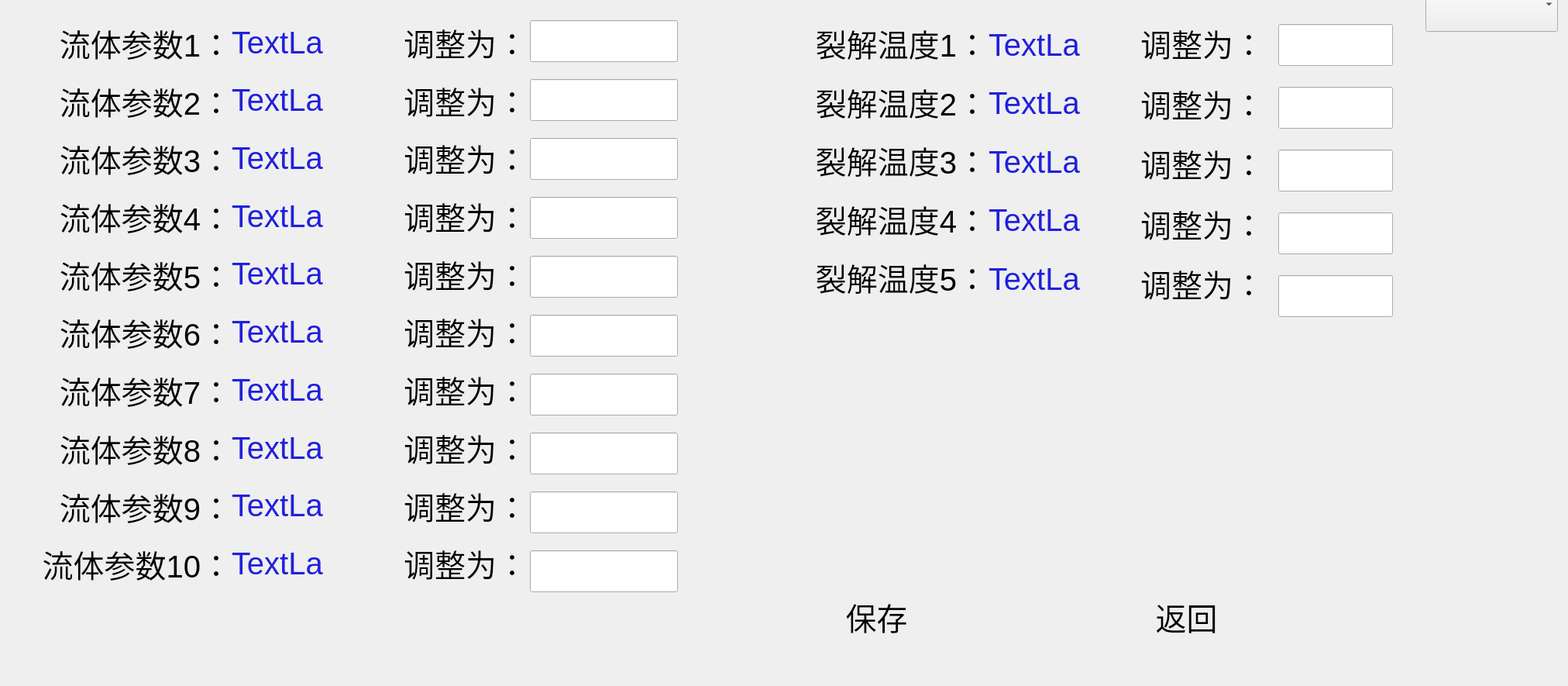
<?xml version="1.0" encoding="UTF-8"?>
<ui version="4.0">
 <class>PumpParam</class>
 <widget class="QDialog" name="PumpParam">
  <property name="geometry">
   <rect>
    <x>0</x>
    <y>0</y>
    <width>2024</width>
    <height>885</height>
   </rect>
  </property>
  <property name="font">
   <font>
    <pointsize>30</pointsize>
   </font>
  </property>
  <property name="windowTitle">
   <string>Dialog</string>
  </property>
  <widget class="QPushButton" name="pushButton">
   <property name="geometry">
    <rect>
     <x>970</x>
     <y>740</y>
     <width>301</width>
     <height>111</height>
    </rect>
   </property>
   <property name="font">
    <font>
     <pointsize>30</pointsize>
    </font>
   </property>
   <property name="styleSheet">
    <string notr="true">background-image: url(:/images/confirmbt.png);</string>
   </property>
   <property name="text">
    <string>  保存</string>
   </property>
   <property name="flat">
    <bool>true</bool>
   </property>
  </widget>
  <widget class="QPushButton" name="pushButton_2">
   <property name="geometry">
    <rect>
     <x>1370</x>
     <y>740</y>
     <width>301</width>
     <height>111</height>
    </rect>
   </property>
   <property name="font">
    <font>
     <pointsize>30</pointsize>
    </font>
   </property>
   <property name="styleSheet">
    <string notr="true">background-image: url(:/images/back.png);</string>
   </property>
   <property name="text">
    <string>  返回</string>
   </property>
   <property name="flat">
    <bool>true</bool>
   </property>
  </widget>
  <widget class="QWidget" name="layoutWidget">
   <property name="geometry">
    <rect>
     <x>500</x>
     <y>20</y>
     <width>181</width>
     <height>741</height>
    </rect>
   </property>
   <layout class="QVBoxLayout" name="verticalLayout_3">
    <item>
     <widget class="QLabel" name="label_pump1_A">
      <property name="font">
       <font>
        <pointsize>30</pointsize>
       </font>
      </property>
      <property name="text">
       <string>调整为：</string>
      </property>
      <property name="alignment">
       <set>Qt::AlignRight|Qt::AlignTrailing|Qt::AlignVCenter</set>
      </property>
     </widget>
    </item>
    <item>
     <widget class="QLabel" name="label_pump2_A">
      <property name="font">
       <font>
        <pointsize>30</pointsize>
       </font>
      </property>
      <property name="text">
       <string>调整为：</string>
      </property>
      <property name="alignment">
       <set>Qt::AlignRight|Qt::AlignTrailing|Qt::AlignVCenter</set>
      </property>
     </widget>
    </item>
    <item>
     <widget class="QLabel" name="label_pump3_A">
      <property name="font">
       <font>
        <pointsize>30</pointsize>
       </font>
      </property>
      <property name="text">
       <string>调整为：</string>
      </property>
      <property name="alignment">
       <set>Qt::AlignRight|Qt::AlignTrailing|Qt::AlignVCenter</set>
      </property>
     </widget>
    </item>
    <item>
     <widget class="QLabel" name="label_pump4_A">
      <property name="font">
       <font>
        <pointsize>30</pointsize>
       </font>
      </property>
      <property name="text">
       <string>调整为：</string>
      </property>
      <property name="alignment">
       <set>Qt::AlignRight|Qt::AlignTrailing|Qt::AlignVCenter</set>
      </property>
     </widget>
    </item>
    <item>
     <widget class="QLabel" name="label_pump5_A">
      <property name="font">
       <font>
        <pointsize>30</pointsize>
       </font>
      </property>
      <property name="text">
       <string>调整为：</string>
      </property>
      <property name="alignment">
       <set>Qt::AlignRight|Qt::AlignTrailing|Qt::AlignVCenter</set>
      </property>
     </widget>
    </item>
    <item>
     <widget class="QLabel" name="label_pump6_A">
      <property name="font">
       <font>
        <pointsize>30</pointsize>
       </font>
      </property>
      <property name="text">
       <string>调整为：</string>
      </property>
      <property name="alignment">
       <set>Qt::AlignRight|Qt::AlignTrailing|Qt::AlignVCenter</set>
      </property>
     </widget>
    </item>
    <item>
     <widget class="QLabel" name="label_pump7_A">
      <property name="font">
       <font>
        <pointsize>30</pointsize>
       </font>
      </property>
      <property name="text">
       <string>调整为：</string>
      </property>
      <property name="alignment">
       <set>Qt::AlignRight|Qt::AlignTrailing|Qt::AlignVCenter</set>
      </property>
     </widget>
    </item>
    <item>
     <widget class="QLabel" name="label_pump8_A">
      <property name="font">
       <font>
        <pointsize>30</pointsize>
       </font>
      </property>
      <property name="text">
       <string>调整为：</string>
      </property>
      <property name="alignment">
       <set>Qt::AlignRight|Qt::AlignTrailing|Qt::AlignVCenter</set>
      </property>
     </widget>
    </item>
    <item>
     <widget class="QLabel" name="label_pump9_A">
      <property name="font">
       <font>
        <pointsize>30</pointsize>
       </font>
      </property>
      <property name="text">
       <string>调整为：</string>
      </property>
      <property name="alignment">
       <set>Qt::AlignRight|Qt::AlignTrailing|Qt::AlignVCenter</set>
      </property>
     </widget>
    </item>
    <item>
     <widget class="QLabel" name="label_pump10_A">
      <property name="font">
       <font>
        <pointsize>30</pointsize>
       </font>
      </property>
      <property name="text">
       <string>调整为：</string>
      </property>
      <property name="alignment">
       <set>Qt::AlignRight|Qt::AlignTrailing|Qt::AlignVCenter</set>
      </property>
     </widget>
    </item>
   </layout>
  </widget>
  <widget class="QWidget" name="layoutWidget">
   <property name="geometry">
    <rect>
     <x>684</x>
     <y>10</y>
     <width>191</width>
     <height>771</height>
    </rect>
   </property>
   <layout class="QVBoxLayout" name="verticalLayout_4">
    <item>
     <widget class="QLineEdit" name="lEdit_pump1">
      <property name="font">
       <font>
        <pointsize>30</pointsize>
       </font>
      </property>
     </widget>
    </item>
    <item>
     <widget class="QLineEdit" name="lEdit_pump2">
      <property name="font">
       <font>
        <pointsize>30</pointsize>
       </font>
      </property>
     </widget>
    </item>
    <item>
     <widget class="QLineEdit" name="lEdit_pump3">
      <property name="font">
       <font>
        <pointsize>30</pointsize>
       </font>
      </property>
     </widget>
    </item>
    <item>
     <widget class="QLineEdit" name="lEdit_pump4">
      <property name="font">
       <font>
        <pointsize>30</pointsize>
       </font>
      </property>
     </widget>
    </item>
    <item>
     <widget class="QLineEdit" name="lEdit_pump5">
      <property name="font">
       <font>
        <pointsize>30</pointsize>
       </font>
      </property>
     </widget>
    </item>
    <item>
     <widget class="QLineEdit" name="lEdit_pump6">
      <property name="font">
       <font>
        <pointsize>30</pointsize>
       </font>
      </property>
     </widget>
    </item>
    <item>
     <widget class="QLineEdit" name="lEdit_pump7">
      <property name="font">
       <font>
        <pointsize>30</pointsize>
       </font>
      </property>
     </widget>
    </item>
    <item>
     <widget class="QLineEdit" name="lEdit_pump8">
      <property name="font">
       <font>
        <pointsize>30</pointsize>
       </font>
      </property>
     </widget>
    </item>
    <item>
     <widget class="QLineEdit" name="lEdit_pump9">
      <property name="font">
       <font>
        <pointsize>30</pointsize>
       </font>
      </property>
     </widget>
    </item>
    <item>
     <widget class="QLineEdit" name="lEdit_pump10">
      <property name="font">
       <font>
        <pointsize>30</pointsize>
       </font>
      </property>
     </widget>
    </item>
   </layout>
  </widget>
  <widget class="QWidget" name="layoutWidget">
   <property name="geometry">
    <rect>
     <x>1014</x>
     <y>21</y>
     <width>261</width>
     <height>371</height>
    </rect>
   </property>
   <layout class="QVBoxLayout" name="verticalLayout_5">
    <item>
     <widget class="QLabel" name="label_pump11">
      <property name="font">
       <font>
        <pointsize>30</pointsize>
       </font>
      </property>
      <property name="text">
       <string>裂解温度1：</string>
      </property>
      <property name="alignment">
       <set>Qt::AlignRight|Qt::AlignTrailing|Qt::AlignVCenter</set>
      </property>
     </widget>
    </item>
    <item>
     <widget class="QLabel" name="label_pump12">
      <property name="font">
       <font>
        <pointsize>30</pointsize>
       </font>
      </property>
      <property name="text">
       <string>裂解温度2：</string>
      </property>
      <property name="alignment">
       <set>Qt::AlignRight|Qt::AlignTrailing|Qt::AlignVCenter</set>
      </property>
     </widget>
    </item>
    <item>
     <widget class="QLabel" name="label_pump13">
      <property name="font">
       <font>
        <pointsize>30</pointsize>
       </font>
      </property>
      <property name="text">
       <string>裂解温度3：</string>
      </property>
      <property name="alignment">
       <set>Qt::AlignRight|Qt::AlignTrailing|Qt::AlignVCenter</set>
      </property>
     </widget>
    </item>
    <item>
     <widget class="QLabel" name="label_pump14">
      <property name="font">
       <font>
        <pointsize>30</pointsize>
       </font>
      </property>
      <property name="text">
       <string>裂解温度4：</string>
      </property>
      <property name="alignment">
       <set>Qt::AlignRight|Qt::AlignTrailing|Qt::AlignVCenter</set>
      </property>
     </widget>
    </item>
    <item>
     <widget class="QLabel" name="label_pump15">
      <property name="font">
       <font>
        <pointsize>30</pointsize>
       </font>
      </property>
      <property name="text">
       <string>裂解温度5：</string>
      </property>
      <property name="alignment">
       <set>Qt::AlignRight|Qt::AlignTrailing|Qt::AlignVCenter</set>
      </property>
     </widget>
    </item>
   </layout>
  </widget>
  <widget class="QWidget" name="layoutWidget">
   <property name="geometry">
    <rect>
     <x>1276</x>
     <y>23</y>
     <width>131</width>
     <height>371</height>
    </rect>
   </property>
   <layout class="QVBoxLayout" name="verticalLayout_6">
    <item>
     <widget class="QLabel" name="label_pump11_data">
      <property name="font">
       <font>
        <pointsize>30</pointsize>
       </font>
      </property>
      <property name="styleSheet">
       <string notr="true">color: rgb(32, 32, 220);</string>
      </property>
      <property name="text">
       <string>TextLa</string>
      </property>
     </widget>
    </item>
    <item>
     <widget class="QLabel" name="label_pump12_data">
      <property name="font">
       <font>
        <pointsize>30</pointsize>
       </font>
      </property>
      <property name="styleSheet">
       <string notr="true">color: rgb(32, 32, 220);</string>
      </property>
      <property name="text">
       <string>TextLa</string>
      </property>
     </widget>
    </item>
    <item>
     <widget class="QLabel" name="label_pump13_data">
      <property name="font">
       <font>
        <pointsize>30</pointsize>
       </font>
      </property>
      <property name="styleSheet">
       <string notr="true">color: rgb(32, 32, 220);</string>
      </property>
      <property name="text">
       <string>TextLa</string>
      </property>
     </widget>
    </item>
    <item>
     <widget class="QLabel" name="label_pump14_data">
      <property name="font">
       <font>
        <pointsize>30</pointsize>
       </font>
      </property>
      <property name="styleSheet">
       <string notr="true">color: rgb(32, 32, 220);</string>
      </property>
      <property name="text">
       <string>TextLa</string>
      </property>
     </widget>
    </item>
    <item>
     <widget class="QLabel" name="label_pump15_data">
      <property name="font">
       <font>
        <pointsize>30</pointsize>
       </font>
      </property>
      <property name="styleSheet">
       <string notr="true">color: rgb(32, 32, 220);</string>
      </property>
      <property name="text">
       <string>TextLa</string>
      </property>
     </widget>
    </item>
   </layout>
  </widget>
  <widget class="QWidget" name="layoutWidget">
   <property name="geometry">
    <rect>
     <x>1650</x>
     <y>10</y>
     <width>148</width>
     <height>421</height>
    </rect>
   </property>
   <layout class="QVBoxLayout" name="verticalLayout_7">
    <item>
     <widget class="QLineEdit" name="lEdit_pump11">
      <property name="font">
       <font>
        <pointsize>30</pointsize>
       </font>
      </property>
     </widget>
    </item>
    <item>
     <widget class="QLineEdit" name="lEdit_pump12">
      <property name="font">
       <font>
        <pointsize>30</pointsize>
       </font>
      </property>
     </widget>
    </item>
    <item>
     <widget class="QLineEdit" name="lEdit_pump13">
      <property name="font">
       <font>
        <pointsize>30</pointsize>
       </font>
      </property>
     </widget>
    </item>
    <item>
     <widget class="QLineEdit" name="lEdit_pump14">
      <property name="font">
       <font>
        <pointsize>30</pointsize>
       </font>
      </property>
     </widget>
    </item>
    <item>
     <widget class="QLineEdit" name="lEdit_pump15">
      <property name="font">
       <font>
        <pointsize>30</pointsize>
       </font>
      </property>
     </widget>
    </item>
   </layout>
  </widget>
  <widget class="QWidget" name="layoutWidget">
   <property name="geometry">
    <rect>
     <x>1441</x>
     <y>20</y>
     <width>191</width>
     <height>381</height>
    </rect>
   </property>
   <layout class="QVBoxLayout" name="verticalLayout_8">
    <item>
     <widget class="QLabel" name="label_pump11_A">
      <property name="font">
       <font>
        <pointsize>30</pointsize>
       </font>
      </property>
      <property name="text">
       <string>调整为：</string>
      </property>
      <property name="alignment">
       <set>Qt::AlignRight|Qt::AlignTrailing|Qt::AlignVCenter</set>
      </property>
     </widget>
    </item>
    <item>
     <widget class="QLabel" name="label_pump12_A">
      <property name="font">
       <font>
        <pointsize>30</pointsize>
       </font>
      </property>
      <property name="text">
       <string>调整为：</string>
      </property>
      <property name="alignment">
       <set>Qt::AlignRight|Qt::AlignTrailing|Qt::AlignVCenter</set>
      </property>
     </widget>
    </item>
    <item>
     <widget class="QLabel" name="label_pump13_A">
      <property name="font">
       <font>
        <pointsize>30</pointsize>
       </font>
      </property>
      <property name="text">
       <string>调整为：</string>
      </property>
      <property name="alignment">
       <set>Qt::AlignRight|Qt::AlignTrailing|Qt::AlignVCenter</set>
      </property>
     </widget>
    </item>
    <item>
     <widget class="QLabel" name="label_pump14_A">
      <property name="font">
       <font>
        <pointsize>30</pointsize>
       </font>
      </property>
      <property name="text">
       <string>调整为：</string>
      </property>
      <property name="alignment">
       <set>Qt::AlignRight|Qt::AlignTrailing|Qt::AlignVCenter</set>
      </property>
     </widget>
    </item>
    <item>
     <widget class="QLabel" name="label_pump15_A">
      <property name="font">
       <font>
        <pointsize>30</pointsize>
       </font>
      </property>
      <property name="text">
       <string>调整为：</string>
      </property>
      <property name="alignment">
       <set>Qt::AlignRight|Qt::AlignTrailing|Qt::AlignVCenter</set>
      </property>
     </widget>
    </item>
   </layout>
  </widget>
  <widget class="QWidget" name="layoutWidget">
   <property name="geometry">
    <rect>
     <x>18</x>
     <y>21</y>
     <width>281</width>
     <height>741</height>
    </rect>
   </property>
   <layout class="QVBoxLayout" name="verticalLayout">
    <item>
     <widget class="QLabel" name="label_pump1">
      <property name="font">
       <font>
        <pointsize>30</pointsize>
       </font>
      </property>
      <property name="text">
       <string>流体参数1：</string>
      </property>
      <property name="alignment">
       <set>Qt::AlignRight|Qt::AlignTrailing|Qt::AlignVCenter</set>
      </property>
     </widget>
    </item>
    <item>
     <widget class="QLabel" name="label_pump2">
      <property name="font">
       <font>
        <pointsize>30</pointsize>
       </font>
      </property>
      <property name="text">
       <string>流体参数2：</string>
      </property>
      <property name="alignment">
       <set>Qt::AlignRight|Qt::AlignTrailing|Qt::AlignVCenter</set>
      </property>
     </widget>
    </item>
    <item>
     <widget class="QLabel" name="label_pump3">
      <property name="font">
       <font>
        <pointsize>30</pointsize>
       </font>
      </property>
      <property name="text">
       <string>流体参数3：</string>
      </property>
      <property name="alignment">
       <set>Qt::AlignRight|Qt::AlignTrailing|Qt::AlignVCenter</set>
      </property>
     </widget>
    </item>
    <item>
     <widget class="QLabel" name="label_pump4">
      <property name="font">
       <font>
        <pointsize>30</pointsize>
       </font>
      </property>
      <property name="text">
       <string>流体参数4：</string>
      </property>
      <property name="alignment">
       <set>Qt::AlignRight|Qt::AlignTrailing|Qt::AlignVCenter</set>
      </property>
     </widget>
    </item>
    <item>
     <widget class="QLabel" name="label_pump5">
      <property name="font">
       <font>
        <pointsize>30</pointsize>
       </font>
      </property>
      <property name="text">
       <string>流体参数5：</string>
      </property>
      <property name="alignment">
       <set>Qt::AlignRight|Qt::AlignTrailing|Qt::AlignVCenter</set>
      </property>
     </widget>
    </item>
    <item>
     <widget class="QLabel" name="label_pump6">
      <property name="font">
       <font>
        <pointsize>30</pointsize>
       </font>
      </property>
      <property name="text">
       <string>流体参数6：</string>
      </property>
      <property name="alignment">
       <set>Qt::AlignRight|Qt::AlignTrailing|Qt::AlignVCenter</set>
      </property>
     </widget>
    </item>
    <item>
     <widget class="QLabel" name="label_pump7">
      <property name="font">
       <font>
        <pointsize>30</pointsize>
       </font>
      </property>
      <property name="text">
       <string>流体参数7：</string>
      </property>
      <property name="alignment">
       <set>Qt::AlignRight|Qt::AlignTrailing|Qt::AlignVCenter</set>
      </property>
     </widget>
    </item>
    <item>
     <widget class="QLabel" name="label_pump8">
      <property name="font">
       <font>
        <pointsize>30</pointsize>
       </font>
      </property>
      <property name="text">
       <string>流体参数8：</string>
      </property>
      <property name="alignment">
       <set>Qt::AlignRight|Qt::AlignTrailing|Qt::AlignVCenter</set>
      </property>
     </widget>
    </item>
    <item>
     <widget class="QLabel" name="label_pump9">
      <property name="font">
       <font>
        <pointsize>30</pointsize>
       </font>
      </property>
      <property name="text">
       <string>流体参数9：</string>
      </property>
      <property name="alignment">
       <set>Qt::AlignRight|Qt::AlignTrailing|Qt::AlignVCenter</set>
      </property>
     </widget>
    </item>
    <item>
     <widget class="QLabel" name="label_pump10">
      <property name="font">
       <font>
        <pointsize>30</pointsize>
       </font>
      </property>
      <property name="text">
       <string>流体参数10：</string>
      </property>
      <property name="alignment">
       <set>Qt::AlignRight|Qt::AlignTrailing|Qt::AlignVCenter</set>
      </property>
     </widget>
    </item>
   </layout>
  </widget>
  <widget class="QWidget" name="layoutWidget">
   <property name="geometry">
    <rect>
     <x>299</x>
     <y>20</y>
     <width>181</width>
     <height>741</height>
    </rect>
   </property>
   <layout class="QVBoxLayout" name="verticalLayout_2">
    <item>
     <widget class="QLabel" name="label_pump1_data">
      <property name="font">
       <font>
        <pointsize>30</pointsize>
       </font>
      </property>
      <property name="styleSheet">
       <string notr="true">color: rgb(32, 32, 220);</string>
      </property>
      <property name="text">
       <string>TextLa</string>
      </property>
     </widget>
    </item>
    <item>
     <widget class="QLabel" name="label_pump2_data">
      <property name="font">
       <font>
        <pointsize>30</pointsize>
       </font>
      </property>
      <property name="styleSheet">
       <string notr="true">color: rgb(32, 32, 220);</string>
      </property>
      <property name="text">
       <string>TextLa</string>
      </property>
     </widget>
    </item>
    <item>
     <widget class="QLabel" name="label_pump3_data">
      <property name="font">
       <font>
        <pointsize>30</pointsize>
       </font>
      </property>
      <property name="styleSheet">
       <string notr="true">color: rgb(32, 32, 220);</string>
      </property>
      <property name="text">
       <string>TextLa</string>
      </property>
     </widget>
    </item>
    <item>
     <widget class="QLabel" name="label_pump4_data">
      <property name="font">
       <font>
        <pointsize>30</pointsize>
       </font>
      </property>
      <property name="styleSheet">
       <string notr="true">color: rgb(32, 32, 220);</string>
      </property>
      <property name="text">
       <string>TextLa</string>
      </property>
     </widget>
    </item>
    <item>
     <widget class="QLabel" name="label_pump5_data">
      <property name="font">
       <font>
        <pointsize>30</pointsize>
       </font>
      </property>
      <property name="styleSheet">
       <string notr="true">color: rgb(32, 32, 220);</string>
      </property>
      <property name="text">
       <string>TextLa</string>
      </property>
     </widget>
    </item>
    <item>
     <widget class="QLabel" name="label_pump6_data">
      <property name="font">
       <font>
        <pointsize>30</pointsize>
       </font>
      </property>
      <property name="styleSheet">
       <string notr="true">color: rgb(32, 32, 220);</string>
      </property>
      <property name="text">
       <string>TextLa</string>
      </property>
     </widget>
    </item>
    <item>
     <widget class="QLabel" name="label_pump7_data">
      <property name="font">
       <font>
        <pointsize>30</pointsize>
       </font>
      </property>
      <property name="styleSheet">
       <string notr="true">color: rgb(32, 32, 220);</string>
      </property>
      <property name="text">
       <string>TextLa</string>
      </property>
     </widget>
    </item>
    <item>
     <widget class="QLabel" name="label_pump8_data">
      <property name="font">
       <font>
        <pointsize>30</pointsize>
       </font>
      </property>
      <property name="styleSheet">
       <string notr="true">color: rgb(32, 32, 220);</string>
      </property>
      <property name="text">
       <string>TextLa</string>
      </property>
     </widget>
    </item>
    <item>
     <widget class="QLabel" name="label_pump9_data">
      <property name="font">
       <font>
        <pointsize>30</pointsize>
       </font>
      </property>
      <property name="styleSheet">
       <string notr="true">color: rgb(32, 32, 220);</string>
      </property>
      <property name="text">
       <string>TextLa</string>
      </property>
     </widget>
    </item>
    <item>
     <widget class="QLabel" name="label_pump10_data">
      <property name="font">
       <font>
        <pointsize>30</pointsize>
       </font>
      </property>
      <property name="styleSheet">
       <string notr="true">color: rgb(32, 32, 220);</string>
      </property>
      <property name="text">
       <string>TextLa</string>
      </property>
     </widget>
    </item>
   </layout>
  </widget>
  <widget class="QComboBox" name="comboBox_machine">
   <property name="geometry">
    <rect>
     <x>1840</x>
     <y>-30</y>
     <width>171</width>
     <height>71</height>
    </rect>
   </property>
   <property name="currentText">
    <string/>
   </property>
  </widget>
 </widget>
 <resources/>
 <connections/>
</ui>
